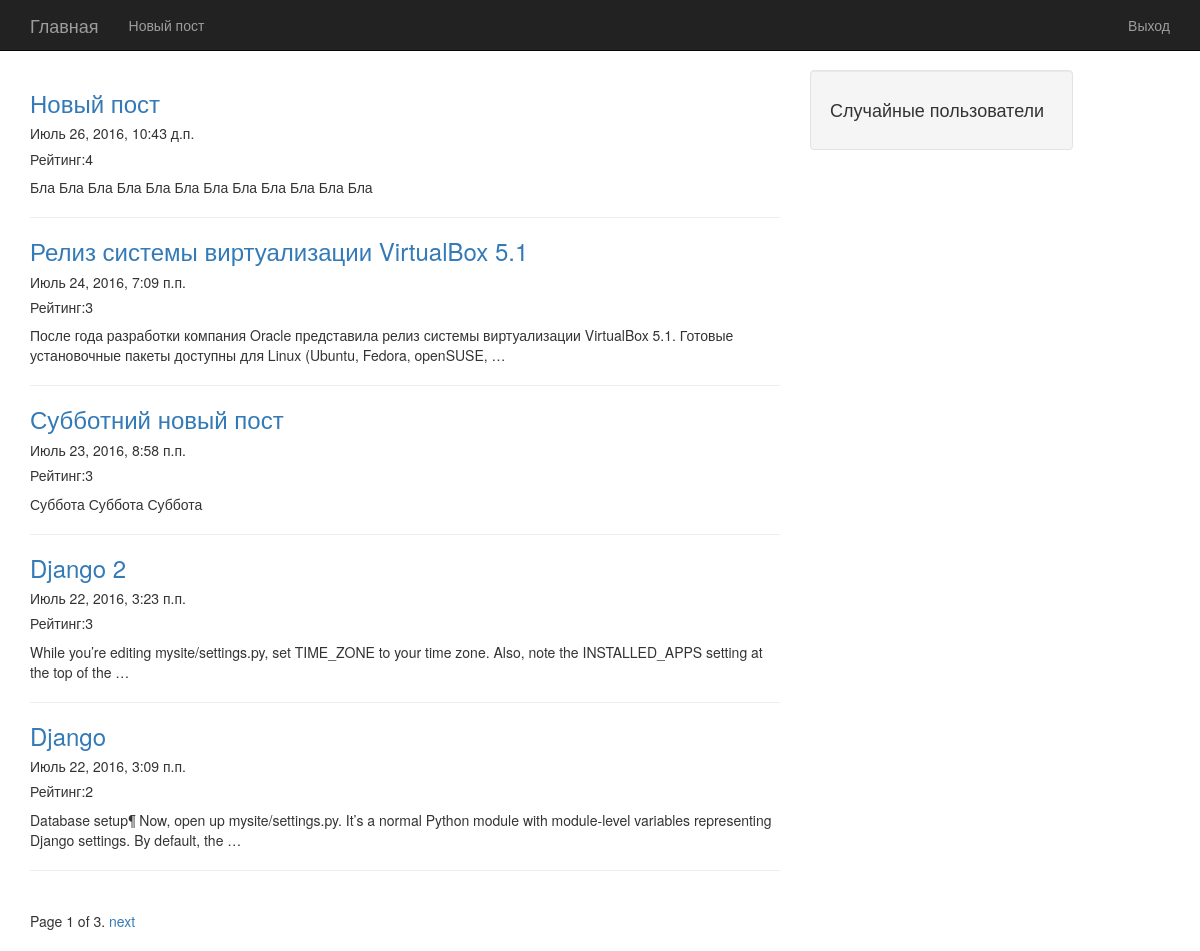
The app's page / (signed in) with its own data.
### posts/models.py (models this page shows, shortened)
class Post(models.Model):
    title = models.CharField(max_length=150)
    content = models.TextField()
    image = models.ImageField(upload_to='images', blank=True)
    video = models.URLField(blank=True)
    created = models.DateTimeField(auto_now=False, auto_now_add=True)
    updated = models.DateTimeField(auto_now=True, auto_now_add=False)
    author = models.ForeignKey(User)
    class Meta:
        ordering = ['-created']

### posts/views.py (the view)
# urls.py: url(r'^$', post_list),
def post_list(request):
    if not request.user.is_authenticated():
        return redirect('/login')
    queryset_list = Post.objects.all()
    querysets = []
    for post in queryset_list:
        rating = 0
        author = User.objects.get(id=post.author_id).username
        try:
            rating = Like.objects.get(post_id=post.id).total_likes
        except:
            pass
        querysets.append({'id': post.id, 'rating': rating, 'title': post.title,
                          'content': post.content, 'created': post.created})
    querysets = sorted(querysets, key=lambda k: (k['rating'], k['created']), reverse=True)
    paginator = Paginator(querysets, 5)
    page = request.GET.get('page')
    try:
        queryset = paginator.page(page)
    except PageNotAnInteger:
        queryset = paginator.page(1)
    except EmptyPage:
        queryset = paginator.page(paginator.num_pages)
    context = {
        "post_list": queryset
    }
    return render(request, "post_list.html", context)

### templates/post_list.html (shortened to what this page needs)
{% extends "base.html" %}
{% load get_item %}
{% block content %}
    {% for post in post_list %}
        <h3><a href="../post{{ post.id }}">{{ post.title }}</a></h3>
        <h5>{{ post.created }}</h5>
        <h5>Рейтинг:{{ post.rating  }}</h5>
        <p>{{ post.content|truncatewords:20 }}</p>
        <hr>
    {% endfor %}
    <div class="pagination">
    <span class="step-links">
        <span class="current">
            Page {{ post_list.number }} of {{ post_list.paginator.num_pages }}.
        </span>
        {% if post_list.has_next %}
            <a href="?page={{ post_list.next_page_number }}{% if request.GET.q %}&q={{ request.GET.q }}{% endif %}">next</a>
        {% endif %}
    </span>
    </div>
{% endblock content %}

### static/css/1-col-portfolio.css (style rules this page uses)
body { padding-top: 70px; }

### records on screen
Post: title "Новый пост", created "Июль 26, 2016, 10:43 д.п.", content "Бла Бла Бла Бла Бла Бла Бла Бла Бла Бла Бла Бла"
Post: title "Релиз системы виртуализации VirtualBox 5.1", created "Июль 24, 2016, 7:09 п.п.", content "После года разработки компания Oracle представила релиз системы виртуализации VirtualBox 5.1. Готовые установочные пакеты доступны для Linux (Ubuntu, Fedora, openSUSE, …"
Post: title "Субботний новый пост", created "Июль 23, 2016, 8:58 п.п.", content "Суббота Суббота Суббота"
Post: title "Django 2", created "Июль 22, 2016, 3:23 п.п.", content "While you’re editing mysite/settings.py, set TIME_ZONE to your time zone. Also, note the INSTALLED_APPS setting at the top of the …"
Post: title "Django", created "Июль 22, 2016, 3:09 п.п.", content "Database setup¶ Now, open up mysite/settings.py. It’s a normal Python module with module-level variables representing Django settings. By default, the …"

### other values on screen
{{ post.rating }} "4" "3" "3" "3" "2"
{{ post_list.number }} "1"
{{ post_list.paginator.num_pages }} "3"
